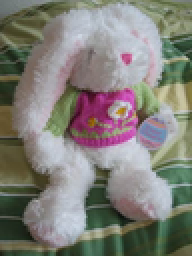
%> input picture 资料/Close-Formed Matting/rabbit.bmp, 96 x 128 px, shrunk from 341 x 455 before the run (shown 2 times larger)
$ octave runMatting_Rabbit.m   (GNU Octave 9; MATLAB toolbox functions it lacks are replaced by stand-ins)
%> lines starting %> are read from the running program, lines starting %| are printed output that depends on the picture; in (x1, y1, x2, y2) boxes, pixels count from 0 and x2, y2 are one past the last pixel; in counts of white or black regions, pixels touching at a corner belong together; the program's own positions count from 1
### 资料/Close-Formed Matting/runMatting.m

if (~exist('thr_alpha','var'))
  thr_alpha=[];
end
if (~exist('epsilon','var'))
  epsilon=[];
end
if (~exist('win_size','var'))
  win_size=[];
end

if (~exist('levels_num','var'))
  levels_num=1;
end
if (~exist('active_levels_num','var'))
  active_levels_num=1;
end

I=double(imread(img_name))/255;
mI=double(imread(scribs_img_name))/255;
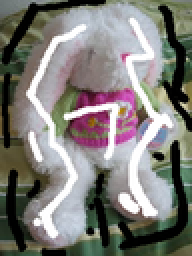
%> input picture 资料/Close-Formed Matting/rabbit_m.bmp, 96 x 128 px, shrunk from 341 x 455 before the run (shown 2 times larger)
consts_map=sum(abs(I-mI),3)>0.001;
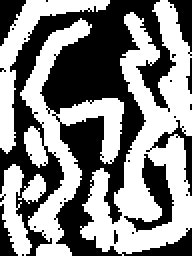
%> consts_map: size 128x96 logical (shown 2 times larger); 52.4% white; 25 black regions (18 under 20 px), largest, box (x1, y1, x2, y2) and area: (0, 0, 96, 128) 4848, (62, 77, 87, 116) 353, (0, 0, 13, 23) 162
if (size(I,3)==3)
  consts_vals=rgb2gray(mI).*consts_map;
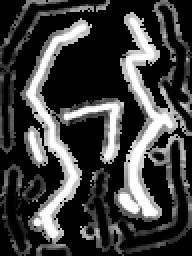
%> consts_vals: size 128x96 double (shown 2 times larger); min 0, max 1, mean 0.248
end
if (size(I,3)==1)
  consts_vals=mI.*consts_map;
end


alpha=solveAlphaC2F(I,consts_map,consts_vals,levels_num, ...
                    active_levels_num,thr_alpha,epsilon,win_size);

figure, imshow(alpha);
drawnow;
[F,B]=solveFB(I,alpha);

figure, imshow([F.*repmat(alpha,[1,1,3]),B.*repmat(1-alpha,[1,1,3])])

### 资料/Close-Formed Matting/solveAlphaC2F.m
function alpha=solveAlphaC2F(I,consts_map,consts_vals,levels_num,active_levels_num,varargin);
%> called with levels_num = 4, active_levels_num = 4


  if (length(varargin)>0)
    if (~isempty(varargin{1}))
      thr_alpha=varargin{1};
%> thr_alpha = 0.12
    end
  end

  if (~exist('thr_alpha','var'))
    thr_alpha=0.02;
  end
  erode_mask_w=1;
  active_levels_num=max(active_levels_num,1);
  if (levels_num>1)
    sI=downSmpIm(I,2);
    s_consts_map=round(downSmpIm(double(consts_map),2));
    s_consts_vals=round(downSmpIm(double(consts_vals),2));
    s_alpha=solveAlphaC2F(sI,s_consts_map,s_consts_vals,levels_num-1,...
                          min(levels_num-1,active_levels_num),varargin{:});
    alpha=upSampleAlphaUsingImg(s_alpha,sI,I,varargin{2:end});
    talpha=alpha.*(1-consts_map)+consts_vals;
    consts_map=min(consts_map+imerode((alpha>=(1-thr_alpha)),ones(erode_mask_w*2+1))+imerode((alpha<=(thr_alpha)),ones(erode_mask_w*2+1)),1);
    consts_vals=round(talpha).*consts_map;
    %figure, imshow([consts_map,alpha])
  end
  if (active_levels_num>=levels_num)
    alpha=solveAlpha(I,consts_map,consts_vals,varargin{2:end});
  end


### 资料/Close-Formed Matting/downSmpIm.m
function I=downSmpIm(I,filtS)
%> called with filtS = 2

if(~exist('filtS','var'))
  filtS=1;
end
if (filtS==2)
  filt=[1,4,6,4,1]/16;
end
if (filtS==1)
  filt=[1,2,1]/4;
end

for i=1:size(I,3)
  for j=1:size(I,4)
    I(:,:,i,j)=conv2(filt,filt',I(:,:,i,j),'same');
  end
end

I=I(filtS+1:2:end-filtS,filtS+1:2:end-filtS,:,:);
%> I: size 62x46x3 double
%> in solveAlphaC2F, `s_consts_map=round(downSmpIm(double(consts_map),2));`: s_consts_map: size 62x46 double; values 0 (black) and 1 (white), 54.5% white; 9 black regions (5 under 20 px), largest, box (x1, y1, x2, y2) and area: (0, 0, 43, 62) 1120, (31, 39, 42, 57) 84, (0, 0, 5, 9) 26, (42, 0, 46, 10) 20
%> call 3 of downSmpIm, with filtS = 2
%> after the loop in downSmpIm (call 3), `for i=1:size(I,3)`:
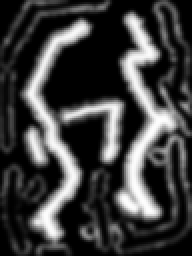
%> I: size 128x96 double (shown 2 times larger); min 0, max 0.998, mean 0.247
%> in solveAlphaC2F, `s_consts_vals=round(downSmpIm(double(consts_vals),2));`: s_consts_vals: size 62x46 double; values 0 (black) and 1 (white), 21.2% white; 9 white regions (6 under 20 px), largest, box (x1, y1, x2, y2) and area: (28, 3, 44, 54) 265, (5, 4, 22, 59) 255, (15, 25, 30, 40) 74
%> in solveAlphaC2F (call 2), `s_consts_map=round(downSmpIm(double(consts_map),2));`: s_consts_map: size 29x21 double; values 0 (black) and 1 (white), 53.4% white; 6 black regions (4 under 20 px), largest, box (x1, y1, x2, y2) and area: (0, 0, 20, 29) 222, (0, 11, 7, 26) 38
%> in solveAlphaC2F (call 2), `s_consts_vals=round(downSmpIm(double(consts_vals),2));`: s_consts_vals: size 29x21 double; values 0 (black) and 1 (white), 24.8% white in thin lines or dots, all inside (x1, y1, x2, y2) = (2, 1, 21, 29)

### 资料/Close-Formed Matting/solveAlpha.m
function alpha=solveAlpha(I,consts_map,consts_vals,varargin)

  [h,w,c]=size(I);
%> h = 13; w = 9; c = 3
  img_size=w*h;
%> img_size = 117

  A=getLaplacian1(I,consts_map,varargin{:});

  D=spdiags(consts_map(:),0,img_size,img_size);
  lambda=100;
  x=(A+lambda*D)\(lambda*consts_map(:).*consts_vals(:));


  alpha=max(min(reshape(x,h,w),1),0);

### 资料/Close-Formed Matting/getLaplacian1.m
function [A,A1]=getLaplacian1(I,consts,epsilon,win_size)
%> called with epsilon = [], win_size = []

  if (~exist('epsilon','var'))
    epsilon=0.0000001;
  end
  if (isempty(epsilon))
    epsilon=0.0000001;
  end
  if (~exist('win_size','var'))
    win_size=1;
  end
  if (isempty(win_size))
    win_size=1;
  end

  neb_size=(win_size*2+1)^2;
  [h,w,c]=size(I);
%> h = 13; w = 9; c = 3
  n=h; m=w;
%> after `n=h`: n = 13
%> after `m=w`: m = 9
  img_size=w*h;
%> img_size = 117
  consts=imerode(consts,ones(win_size*2+1));

  indsM=reshape([1:img_size],h,w);

  tlen=sum(sum(1-consts(win_size+1:end-win_size,win_size+1:end-win_size)))*(neb_size^2);
%> tlen = 6237

  row_inds=zeros(tlen ,1);
  col_inds=zeros(tlen,1);
  vals=zeros(tlen,1);
  len=0;
  for j=1+win_size:w-win_size
    for i=win_size+1:h-win_size
      if (consts(i,j))
        continue
      end
      win_inds=indsM(i-win_size:i+win_size,j-win_size:j+win_size);
      win_inds=win_inds(:);
      winI=I(i-win_size:i+win_size,j-win_size:j+win_size,:);
      winI=reshape(winI,neb_size,c);
      win_mu=mean(winI,1)';
      win_var=inv(winI'*winI/neb_size-win_mu*win_mu' +epsilon/neb_size*eye(c));

      winI=winI-repmat(win_mu',neb_size,1);
      tvals=(1+winI*win_var*winI')/neb_size;

      row_inds(1+len:neb_size^2+len)=reshape(repmat(win_inds,1,neb_size),...
                                             neb_size^2,1);
      col_inds(1+len:neb_size^2+len)=reshape(repmat(win_inds',neb_size,1),...
                                             neb_size^2,1);
      vals(1+len:neb_size^2+len)=tvals(:);
      len=len+neb_size^2;
    end
  end
%> after the loop, col_inds = 6237 values, max 117 at index 6229, min 1 at index 1, mean 59; len = 6237; row_inds = 6237 values, max 117 at index 6165, min 1 at index 1, mean 59; vals = 6237 values, max 0.962 at index 2886, min -0.306 at index 1396, mean 0.111

  vals=vals(1:len);
  row_inds=row_inds(1:len);
  col_inds=col_inds(1:len);
  A=sparse(row_inds,col_inds,vals,img_size,img_size);

  sumA=sum(A,2);
%> sumA = 117 values, max 9 at index 49, min 1 at index 1, mean 5.92
  A=spdiags(sumA(:),0,img_size,img_size)-A;
%> in solveAlpha, `D=spdiags(consts_map(:),0,img_size,img_size);`: D: size 117x117 double; values 0 (black) and 1 (white), 0.44% white in thin lines or dots
%> in solveAlpha, `x=(A+lambda*D)\(lambda*consts_map(:).*consts_vals(:));`: x = 117 values, max 1.24 at index 7, min -0.0437 at index 12, mean 0.588

return

### 资料/Close-Formed Matting/getLinearCoeff.m
function coeff=getLinearCoeff(alpha,I,epsilon,win_size)
%> called with epsilon = [], win_size = []

  if (~exist('epsilon','var'))
    epsilon=0.0000001;
  end
  if (isempty(epsilon))
    epsilon=0.0000001;
  end
  if (~exist('win_size','var'))
    win_size=1;
  end
  if (isempty(win_size))
    win_size=1;
  end
  neb_size=(win_size*2+1)^2;
  [h,w,c]=size(I);
  n=h; m=w;
%> after `n=h`: n = 13
%> after `m=w`: m = 9
  img_size=w*h;


  indsM=reshape([1:img_size],h,w);

  coeff=zeros(h,w,c+1);


  for j=1+win_size:w-win_size
    for i=win_size+1:h-win_size

      win_inds=indsM(i-win_size:i+win_size,j-win_size:j+win_size);
      win_inds=win_inds(:);
      winI=I(i-win_size:i+win_size,j-win_size:j+win_size,:);
      winI=reshape(winI,neb_size,c);


      G=[[winI,ones(neb_size,1)];[eye(c)*epsilon^0.5,zeros(c,1)]];

      tcoeff=inv(G'*G)*G'*[alpha(win_inds);zeros(c,1)];
      coeff(i,j,:)=reshape(tcoeff,1,1,c+1);


    end
  end


  coeff(1:win_size,:,:)=repmat(coeff(win_size+1,:,:),win_size,1);
  coeff(end-win_size+1:end,:,:)=repmat(coeff(end-win_size,:,:),win_size,1);
  coeff(:,1:win_size,:)=repmat(coeff(:,win_size+1,:),1,win_size);
  coeff(:,end-win_size+1:end,:)=repmat(coeff(:,end-win_size,:),1,win_size);


### 资料/Close-Formed Matting/upSmpIm.m
function nI= upSmpIm(I,new_imgSize,filtS)
%> called with new_imgSize = [29 21]

if(~exist('filtS','var'))
  filtS=1;
end
if (filtS==2)
  filt=[1,4,6,4,1]/8;
end
if (filtS==1)
  filt=[1,2,1]/2;
end
if (filtS==0)
  filt=[1];
end


id=floor((new_imgSize(1)-size(I,1)*2+1)/2);
%> id = 2
iu=ceil((new_imgSize(1)-size(I,1)*2+1)/2);
%> iu = 2
jd=floor((new_imgSize(2)-size(I,2)*2+1)/2);
%> jd = 2
ju=ceil((new_imgSize(2)-size(I,2)*2+1)/2);

nI=zeros(new_imgSize(1)+2*filtS,new_imgSize(2)+2*filtS,size(I,3),size(I, ...
                                                  4));
nI(id+filtS+1:2:end-iu-filtS,jd+filtS+1:2:end-ju-filtS,:,:)=I;
nI(id+filtS-1:-2:1,:,:,:)=repmat(nI(id+filtS+1,:,:,:),ceil((id+filtS-1)/2),1);

nI(end-iu-filtS+2:2:end,:,:,:)=repmat(nI(end-iu-filtS,:,:,:),ceil((iu+filtS-1)/2),1);
nI(:,jd+filtS-1:-2:1,:,:)=repmat(nI(:,jd+filtS+1,:,:),1,ceil((jd+filtS-1)/2));
nI(:,end-ju-filtS+2:2:end,:,:)=repmat(nI(:,end-ju-filtS,:,:),1,ceil((ju+filtS-1)/2));


for i=1:size(nI,3)
  for j=1:size(nI,4)
    nI(:,:,i,j)=conv2(filt,filt',nI(:,:,i,j),'same');
  end
end


nI=nI(filtS+1:end-filtS,filtS+1:end-filtS,:,:);

### 资料/Close-Formed Matting/upSampleAlphaUsingImg.m
function balpha=upSampleAlphaUsingImg(alpha,I,bI,varargin)


  coeff=getLinearCoeff(alpha,I,varargin{:});

  bcoeff=upSmpIm(coeff,[size(bI,1),size(bI,2)]);

  balpha=bcoeff(:,:,end);

  for k=1:size(bI,3)
    balpha=balpha+bcoeff(:,:,k).*bI(:,:,k);
  end
%> in solveAlphaC2F (call 3), `consts_map=min(consts_map+imerode((alpha>=(1-thr_alpha)),ones(erode_ma..`: consts_map: size 29x21 double; values 0 (black) and 1 (white), 56% white; 7 black regions (4 under 20 px), largest, box (x1, y1, x2, y2) and area: (0, 0, 17, 29) 185, (0, 11, 7, 26) 37, (14, 0, 20, 12) 24
%> call 2 of getLaplacian1, with epsilon = [], win_size = []
%> in getLaplacian1 (call 2), `consts=imerode(consts,ones(win_size*2+1));`: consts: size 29x21 double; values 0 (black) and 1 (white), 8.5% white in thin lines or dots
%> in getLaplacian1 (call 2), `tlen=sum(sum(1-consts(win_size+1:end-win_size,win_size+1:end-win_size)..`: tlen = 39285
%> in getLaplacian1 (call 2), `A=sparse(row_inds,col_inds,vals,img_size,img_size);`:
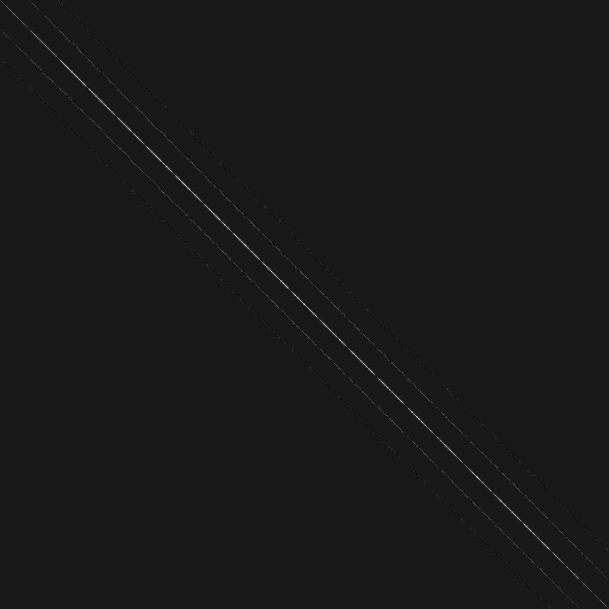
%> A: size 609x609 double; min -0.721, max 6.65, mean 0.0118; drawn with min black and max white
%> in getLaplacian1 (call 2), `sumA=sum(A,2);`: sumA = 609 values, max 9 at index 355, min 0 at index 377, mean 7.17
%> in solveAlpha (call 2), `D=spdiags(consts_map(:),0,img_size,img_size);`:
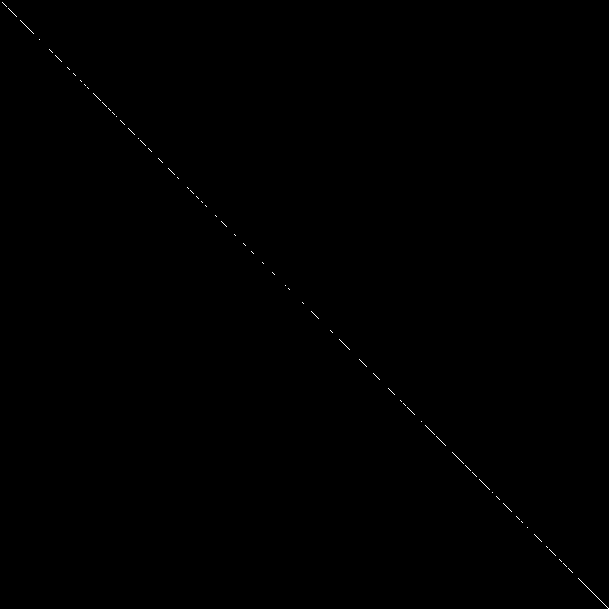
%> D: size 609x609 double; values 0 (black) and 1 (white), 0.09% white in thin lines or dots
%> in solveAlpha (call 2), `x=(A+lambda*D)\(lambda*consts_map(:).*consts_vals(:));`: x = 609 values, max 1.67 at index 210, min -0.969 at index 53, mean 0.503
%> in upSmpIm (call 2), `nI(id+filtS-1:-2:1,:,:,:)=repmat(nI(id+filtS+1,:,:,:),ceil((id+filtS-1..`: nI: size 64x48x4 double; mean R, G, B, A 0.8, -0.8, 0.3, 0
%> in upSmpIm (call 2), `nI(end-iu-filtS+2:2:end,:,:,:)=repmat(nI(end-iu-filtS,:,:,:),ceil((iu+..`: nI: size 64x48x4 double; mean R, G, B, A 0.8, -0.7, 0.3, 0
%> in upSmpIm (call 2), `nI(:,jd+filtS-1:-2:1,:,:)=repmat(nI(:,jd+filtS+1,:,:),1,ceil((jd+filtS..`: nI: size 64x48x4 double; mean R, G, B, A 0.8, -0.7, 0.3, 0; mean of the top-left, top-right, bottom-left and bottom-right quarters 0.0768, 0.0666, 0.112, 0.0303
%> in upSmpIm (call 2), `nI(:,end-ju-filtS+2:2:end,:,:)=repmat(nI(:,end-ju-filtS,:,:),1,ceil((j..`: nI: size 64x48x4 double; mean R, G, B, A 0.8, -0.8, 0.4, 0
%> the loop in upSampleAlphaUsingImg (call 2), `for k=1:size(bI,3)` made 3 passes
%> pass 1, in upSampleAlphaUsingImg (call 2), `balpha=balpha+bcoeff(:,:,k).*bI(:,:,k);`:
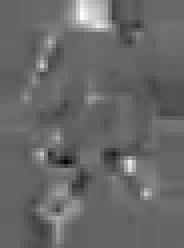
%> balpha: size 62x46 double (shown 4 times larger); min -42.2, max 65.17, mean 1.9; drawn with min black and max white


### 资料/Close-Formed Matting/solveFB.m
function [F,B]=solveFB(I,alpha)
  [h,w,c]=size(I);
  mask=(alpha>=0.02).*(alpha<=0.98);
  [Gx,Gy,Gd1,Gd2]=getGMatByMask(w,h,mask);
  G=[Gx;Gy;Gd1;Gd2];
  Ga=G*alpha(:);
  wgf=abs(Ga).^0.5+0.003*repmat((1-alpha(:)),4,1);
  wgb=abs(Ga).^0.5+0.003*repmat(alpha(:),4,1);


  wf=(alpha(:)>0.98)*100+0.03*alpha(:).*(alpha(:)>0.7)+0.01*(alpha(:)<0.02);
  wb=(alpha(:)<0.02)*100+0.03*(1-alpha(:)).*(alpha(:)<0.3)+0.01*(alpha(:)>0.98);


  wgf=spdiags(wgf(:),0,length(wgf),length(wgf));
  wgb=spdiags(wgb(:),0,length(wgb),length(wgb));
  wf=spdiags(wf(:),0,length(wf),length(wf));
  wb=spdiags(wb(:),0,length(wb),length(wb));


  for t=1:c
    tI=I(:,:,t);
    Ag=[wgf*G,sparse(size(G,1),size(G,2));sparse(size(G,1),size(G,2)),wgb* ...
        G];
    bg=zeros(size(Ag,1),1);
    Ai=[wf,sparse(w*h,w*h);sparse(w*h,w*h),wb];
    bi=[wf*tI(:).*(alpha(:)>0.02);wb*tI(:).*(alpha(:)<0.98)];
    As=[spdiags(alpha(:),0,w*h,w*h),spdiags(1-alpha(:),0,w*h,w*h)];
    bs=tI(:);
    A=[Ai;As;Ag];
    b=[bi;bs;bg];
    x=(A'*A)\(A'*b);
    F(:,:,t)=reshape(x(1:w*h),h,w);
    B(:,:,t)=reshape(x(w*h+1:end),h,w);

  end

### 资料/Close-Formed Matting/getGMatByMask.m
function [Gx,Gy,G3,G4]=getGMatByMask(w,h,mask)
%> called with w = 96, h = 128
imgSize=w*h;

dS=[1,-1];
filtSizeS=1;


%indsGx1=[]; indsGx2=[]; valsGx=[];
%indsGy1=[]; indsGy2=[]; valsGy=[];
indsGx1=zeros(imgSize*2,1);
indsGx2=zeros(imgSize*2,1);
valsGx=zeros(imgSize*2,1);
indsGy1=zeros(imgSize*2,1);
indsGy2=zeros(imgSize*2,1);
valsGy=zeros(imgSize*2,1);
indsG31=zeros(imgSize*2,1);
indsG32=zeros(imgSize*2,1);
valsG3=zeros(imgSize*2,1);
indsG41=zeros(imgSize*2,1);
indsG42=zeros(imgSize*2,1);
valsG4=zeros(imgSize*2,1);

indy=0; indx=0; ind3=0; ind4=0;

for x=1:w-1,
  for y=1:h,
    if ((~mask(y,x))&(~mask(y,x+1)))
      continue
    end
    for disp=0:filtSizeS,
      indx=indx+1;
      indsGx1(indx)=imIndexToVect(y,x,h);
      indsGx2(indx)=imIndexToVect(y,x+disp,h);
      valsGx(indx)=dS(disp+1);
    end
  end
end
%> after the loop, indx = 4318
for x=1:w,
  for y=1:h-1,
    if ((~mask(y,x))&(~mask(y+1,x)))
      continue
    end
    for disp=0:filtSizeS,
      indy=indy+1;
      indsGy1(indy)=imIndexToVect(y,x,h);
      indsGy2(indy)=imIndexToVect(y+disp,x,h);
      valsGy(indy)=dS(disp+1);
    end;
  end;
end
%> after the loop, indy = 4198

for x=1:w-1,
  for y=1:h-1,
    if ((~mask(y,x))&(~mask(y+1,x+1)))
      continue
    end
    for disp=0:filtSizeS,
      ind3=ind3+1;
      indsG31(ind3)=imIndexToVect(y,x,h);
      indsG32(ind3)=imIndexToVect(y+disp,x+disp,h);
      valsG3(ind3)=dS(disp+1);
    end
  end
end
%> after the loop, ind3 = 4528

for x=1:w-1,
  for y=2:h,
    if ((~mask(y,x))&(~mask(y-1,x+1)))
      continue
    end
    for disp=0:filtSizeS,
      ind4=ind4+1;
      indsG41(ind4)=imIndexToVect(y,x,h);
      indsG42(ind4)=imIndexToVect(y-disp,x+disp,h);
      valsG4(ind4)=dS(disp+1);
    end;
  end;
end;
%> after the loop, ind4 = 4522
%'done inds'
indsGx1=indsGx1(1:indx);
%> indsGx1 = 4318 values from 832 to 12104
indsGx2=indsGx2(1:indx);
%> indsGx2 = 4318 values, max 12232 at index 4318, min 832 at index 1, mean 6343.2
valsGx=valsGx(1:indx);
%> valsGx = 4318 values, max 1 at index 1, min -1 at index 2, mean 0
indsGy1=indsGy1(1:indy);
%> indsGy1 = 4198 values from 959 to 12232
indsGy2=indsGy2(1:indy);
%> indsGy2 = 4198 values from 959 to 12233
valsGy=valsGy(1:indy);
%> valsGy = 4198 values, max 1 at index 1, min -1 at index 2, mean 0
indsG31=indsG31(1:ind3);
%> indsG31 = 4528 values from 831 to 12104
indsG32=indsG32(1:ind3);
%> indsG32 = 4528 values, max 12233 at index 4528, min 831 at index 1, mean 6326.7
valsG3=valsG3(1:ind3);
%> valsG3 = 4528 values, max 1 at index 1, min -1 at index 2, mean 0
indsG41=indsG41(1:ind4);
%> indsG41 = 4522 values from 833 to 12105
indsG42=indsG42(1:ind4);
%> indsG42 = 4522 values, max 12232 at index 4522, min 833 at index 1, mean 6381.5
valsG4=valsG4(1:ind4);
%> valsG4 = 4522 values, max 1 at index 1, min -1 at index 2, mean 0


Gx=sparse(indsGx1,indsGx2,valsGx,imgSize,imgSize);
Gy=sparse(indsGy1,indsGy2,valsGy,imgSize,imgSize);
G3=sparse(indsG31,indsG32,valsG3,imgSize,imgSize);
G4=sparse(indsG41,indsG42,valsG4,imgSize,imgSize);

### 资料/Close-Formed Matting/runMatting_Rabbit.m
img_name='rabbit.bmp';
scribs_img_name='rabbit_m.bmp';
levels_num=4;
active_levels_num=4;
thr_alpha=0.12;
sig=0.1^5;
runMatting
